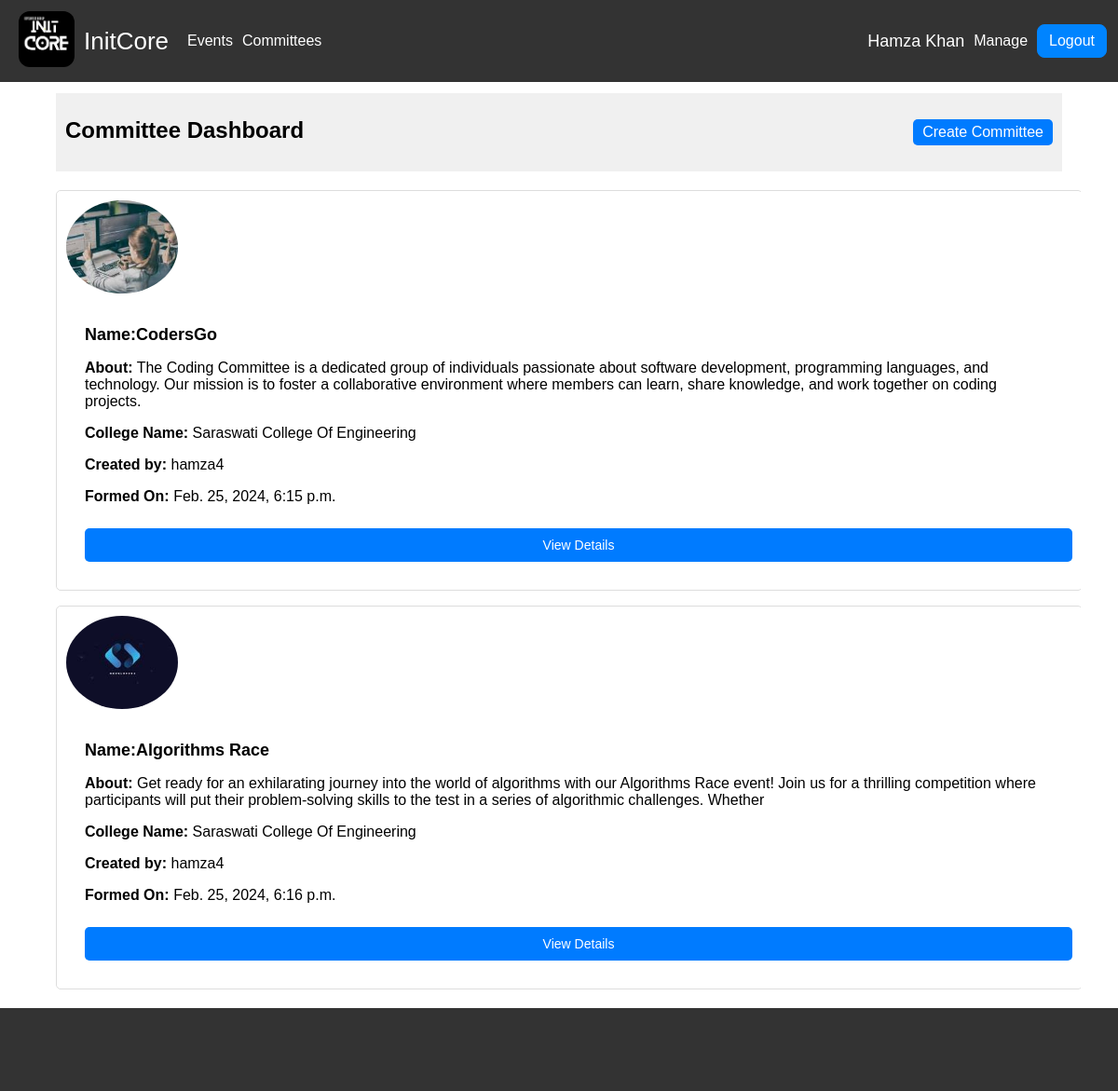
/committee_dashboard/ (signed in), run on the app's committed database.
### event_management_app/models.py (models this page shows, shortened)
class Committee(models.Model):
    name = models.CharField(max_length=100)
    description = models.TextField()
    members = models.ManyToManyField(User, related_name='committees', blank=True)
    created_by = models.ForeignKey(User, on_delete=models.CASCADE, related_name='created_committees', null=True)
    college_name = models.CharField(max_length=100)
    created_at = models.DateTimeField(auto_now_add=True)
    profile_image = models.ImageField(upload_to='committee_profile_images/')

### event_management_app/views.py (the view)
# urls.py: path('committee_dashboard/', CommiteDashboardView.as_view(), name='committee_dashboard'),
class CommiteDashboardView(TemplateView):
    template_name = 'committee_dashboard.html'
    def get_context_data(self, **kwargs):
        context = super().get_context_data(**kwargs)
        context['committees'] = Committee.objects.all()
        return context

### event_management_app/templates/committee_dashboard.html (shortened to what this page needs)
{% extends 'base.html' %}
{% block content %}
<div class="header">
  <h1>Committee Dashboard</h1>
  {% if user.is_authenticated %}
  <a href="{% url 'create_committee' %}" class="create-button"
    >Create Committee</a
  >
  {% endif %}
</div>
<div class="committee-list">
  <div class="row" style="display: flex; gap: 1rem">
    {% for committee in committees %}
    <div class="col-md-4 mb-4">
      <div class="card">
        <img
          src="{{ committee.profile_image.url }}"
          class="card-img-top"
          alt="Committee Image"
          style="width: 120px"
        />
        <div class="card-body">
          <h2 class="card-title"><strong>Name:</strong>{{ committee.name }}</h2>
          <p class="card-text">
            <strong>About:</strong> {{ committee.description }}
          </p>
          <p class="card-text">
            <strong>College Name:</strong> {{ committee.college_name }}
          </p>
          <p class="card-text">
            <strong>Created by:</strong> {{ committee.created_by }}
          </p>
          <p class="card-text">
            <strong>Formed On:</strong> {{ committee.created_at }}
          </p>
          <a
            href="{% url 'committee_detail' committee.pk %}"
            class="btn btn-primary"
            >View Details</a
          >
        </div>
      </div>
    </div>
    {% endfor %}
  </div>
</div>
{% endblock %}

### event_management_app/templates/navbar.html (shortened to what this page needs)
{% load static %}
<nav class="navbar">
  <div class="navbar-left">
    <a class="navbar-left navbar-a" href="{% url 'dashboard' %}">
      <div class="navbar-logo">
        <img src="{% static 'img/icon.png' %}" alt="Logo" />
      </div>
      <div class="navbar-brand">InitCore</div>
    </a>
  </div>
  <div class="navbar-middle">
    <ul class="navbar-nav">
      <li><a class="navbar-a" href="{% url 'event_list' %}">Events</a></li>
      <li>
        <a class="navbar-a" href="{% url 'committee_dashboard' %}"
          >Committees</a
        >
      </li>
    </ul>
  </div>
  <div class="navbar-right">
    <ul class="navbar-nav">
      {% if user.is_authenticated %}
      <li>
        <p style="font-size: 18px; text-transform: capitalize">
          {{user.first_name}} {{user.last_name}}
        </p>
      </li>
      <li><a class="navbar-a" href="{% url 'my_committee' %}">Manage</a></li>
      <li>
        <form action="{% url 'logout' %}" method="post">
          <button type="submit">Logout</button>
        </form>
      </li>
      {% else %}
      <li><a class="navbar-a" href="{% url 'login' %}">Login</a></li>
      {% endif %}
    </ul>
  </div>
</nav>

### event_management_app/static/css/base.css (style rules this page uses)
body { margin: auto; font-family: Arial, sans-serif; background-color: #fff; }

### event_management_app/static/css/navbar.css (style rules this page uses)
.navbar { display: flex; justify-content: space-between; align-items: center; background-color: #333; color: #fff; padding: 10px; height: 3rem; gap: 20px; }
.navbar-left { display: flex; align-items: center; }
.navbar-logo img { height: 60px; margin-right: 10px; border-radius: 20%; background-color: transparent; object-fit: contain; }
.navbar-brand { color: #fff; text-decoration: none; font-size: 26px; }
.navbar-middle, .navbar-right { display: flex; align-items: center; }
.navbar-middle { margin-right: auto; }
.navbar-nav { display: flex; flex-direction: row; justify-content: flex-start; list-style-type: none; padding: 0; margin: 0; align-items: center; }
.navbar-nav li { margin-right: 10px; }
.navbar-nav li:last-child { margin-right: 0; }
.navbar-a { text-decoration: none; color: rgb(255, 255, 255); font-size: 16px; text-transform: capitalize; }
button { padding: 8px 12px; background-color: #0084ff; color: #fff; font-size: 16px; border-radius: 8px; border: 1px solid #0084ff; transition: all .3s ease-in-out; }

### event_management_app/static/css/my-committee.css (style rules this page uses)
h1 { margin-bottom: 20px; font-size: 24px; }
.card { width: 100%; border: 1px solid #ddd; border-radius: 5px; overflow: hidden; padding: 10px; }
.card-img-top { width: 100%; height: 250px; object-fit: contain; background-color: #ddd; }
.card-body { padding: 20px; }
.card-title { margin-bottom: 10px; font-size: 18px; }
.card-text { margin-bottom: 10px; }
.btn { display: inline-block; padding: 8px 16px; border: none; border-radius: 4px; background-color: #007bff; color: #fff; text-align: center; text-decoration: none; cursor: pointer; font-size: 14px; }
.btn-primary { background-color: #007bff; }

### event_management_app/static/css/committe-detail.css (style rules this page uses)
.btn-primary { width: 100%; padding: 10px; border: none; border-radius: 4px; background-color: #007bff; color: #fff; font-size: 16px; cursor: pointer; }
.card-img-top { width: 100px; height: 100px; border-radius: 50%; object-fit: cover; margin-bottom: 10px; margin-left: auto; }

### event_management_app/static/css/event-detail.css (style rules this page uses)
.row { display: flex; flex-direction: row; flex-wrap: wrap; gap: 20px; width: 100%; height: auto; }
.btn { display: inline-block; padding: 8px 16px; border: none; border-radius: 4px; background-color: #007bff; color: #fff; text-align: center; text-decoration: none; cursor: pointer; font-size: 14px; }
.btn-primary { background-color: #007bff; }

### event_management_app/static/css/dashboard.css (style rules this page uses)
.committee-list { display: flex; flex-direction: row; width: 100%; transition: transform 0.5s ease-in-out; margin: 0 auto; }
.card-body { padding: 20px; background-color: #ffffff; }
.card-title { margin: 0; }
.btn-primary { margin-top: 15px; align-self: flex-end; }
.btn { display: inline-block; padding: 10px; margin-right: auto; background-color: #007bff; color: #fff; text-decoration: none; border-radius: 5px; transition: background-color 0.3s ease; }

### event_management_app/templates/committee_dashboard.html (style rules this page uses)
.header { display: flex; justify-content: space-between; align-items: center; padding: 10px; background-color: #f0f0f0; }
.create-button { padding: 5px 10px; background-color: #007bff; color: #fff; text-decoration: none; border-radius: 5px; }
.committee-list { margin-top: 20px; }

### data on the page
Committee: profile_image (picture), name "CodersGo", description "The Coding Committee is a dedicated group of individuals passionate about software development, programming languages, and technology. Our mission is to foster a collaborative environment where members can learn, share knowledge, and work together on coding projects.", college_name "Saraswati College Of Engineering", created_by "hamza4", created_at "Feb. 25, 2024, 6:15 p.m."
Committee: profile_image (picture), name "Algorithms Race", description "Get ready for an exhilarating journey into the world of algorithms with our Algorithms Race event! Join us for a thrilling competition where participants will put their problem-solving skills to the test in a series of algorithmic challenges. Whether", college_name "Saraswati College Of Engineering", created_by "hamza4", created_at "Feb. 25, 2024, 6:16 p.m."

### other printed values
{{ user.first_name }} "Hamza"
{{ user.last_name }} "Khan"
